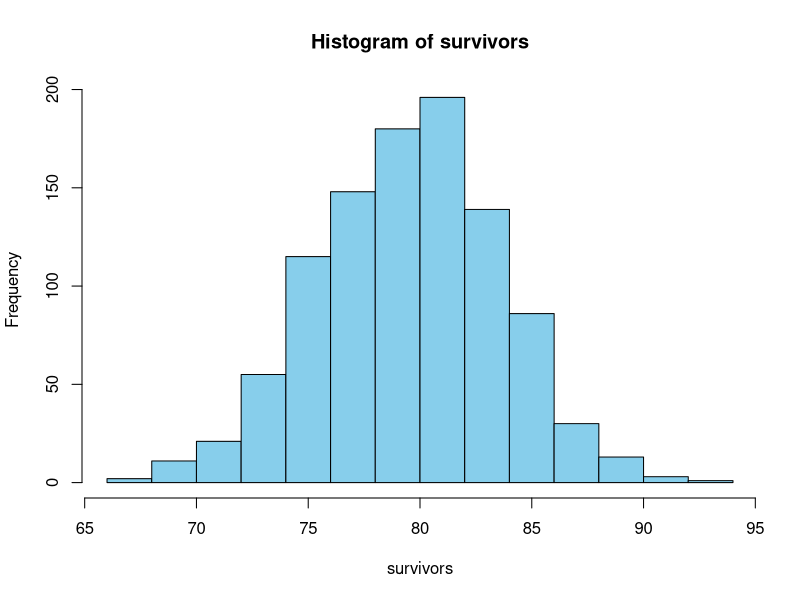
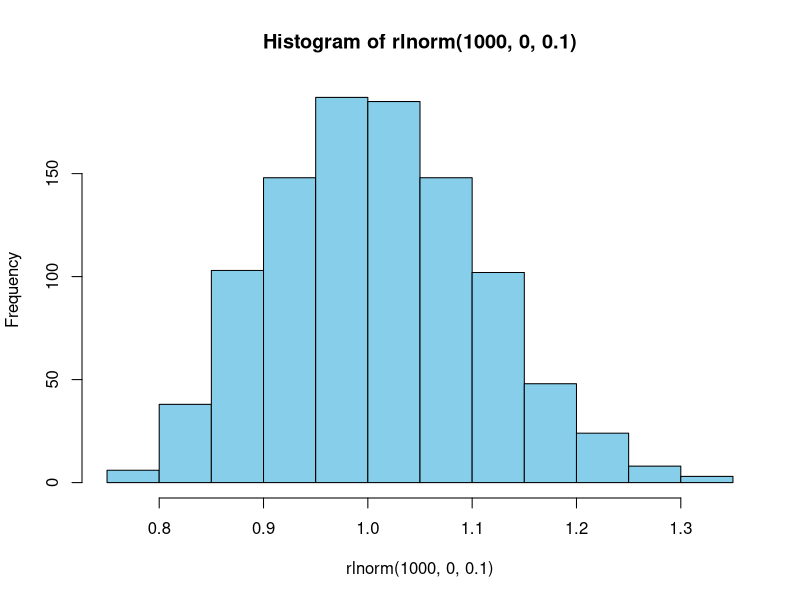
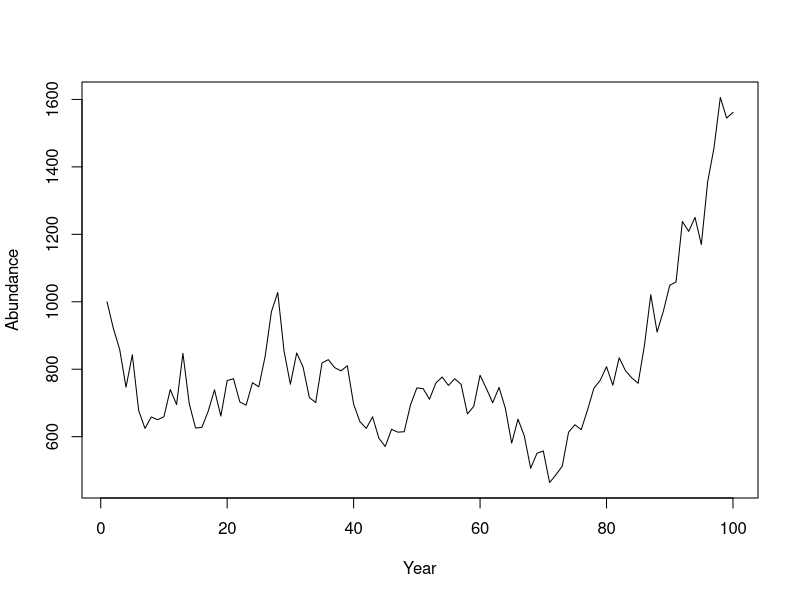
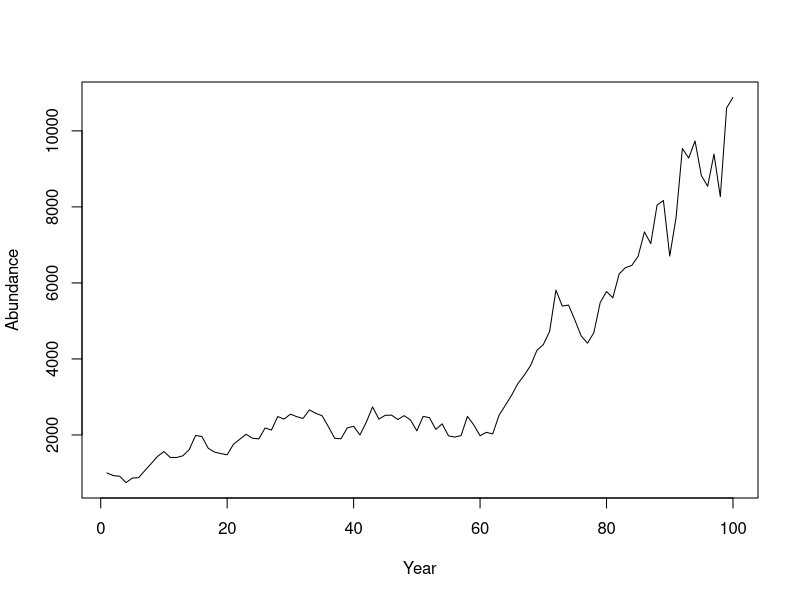
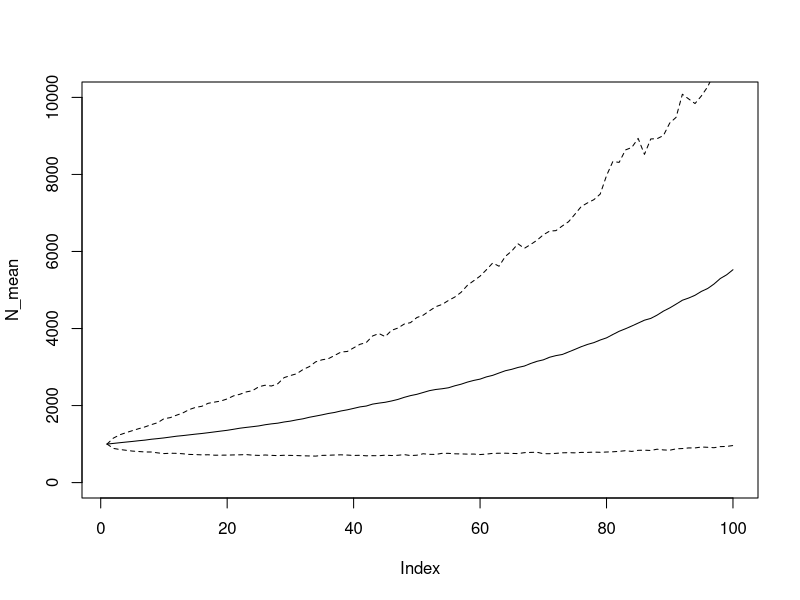
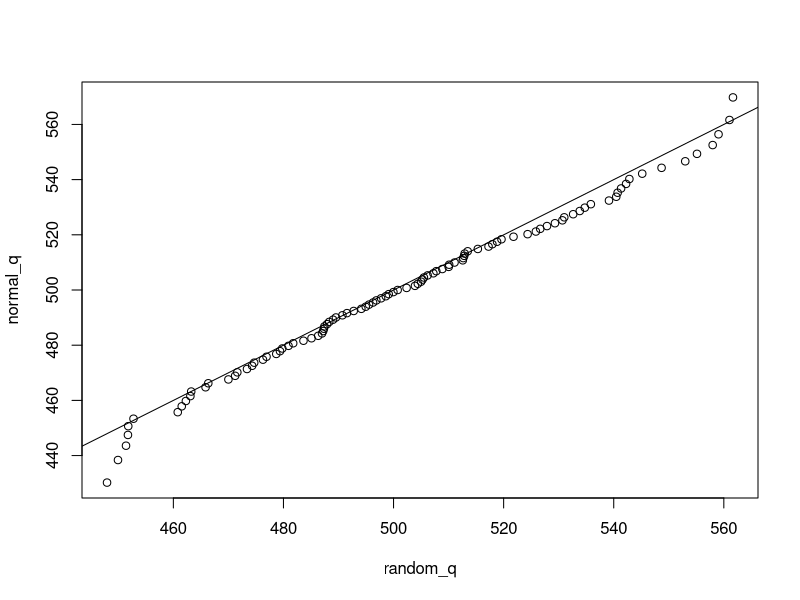
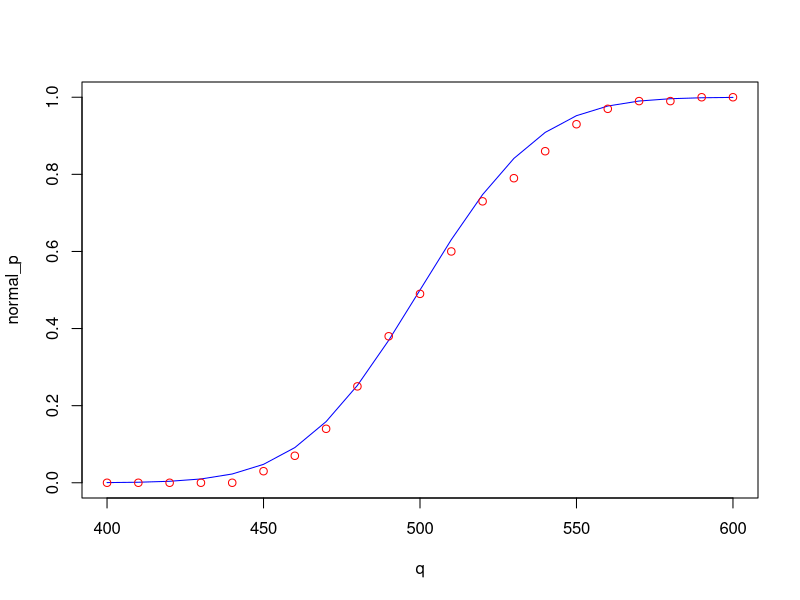

Write the R code that produced these figures, in order. (Note: this script raises an error after producing the figures.)
## ---- chunk 1
rm(list = ls(all = T))
knitr::opts_chunk$set(fig.align = "center")
## ---- chunk 2
rbinom(n = 1, size = 100, prob = 0.8)
## ---- chunk 3
survivors = rbinom(1000, 100, 0.8)
hist(survivors, col = "skyblue")
## ---- chunk 4
hist(rlnorm(1000, 0, 0.1), col = "skyblue")
## ---- chunk 5
sample(x = 1:10, size = 5)
## ---- chunk 6
sample(x = c("a", "b", "c"), size = 10, replace = T)
## ---- chunk 7
sample(x = c("live", "die"), size = 10, replace = T,
       prob = c(0.8, 0.2))
## ---- chunk 8
set.seed(1234)
rnorm(1)
## ---- chunk 9
x = rnorm(30, 500, 30)
## ---- chunk 10
means = replicate(n = 1000, expr = {
  x_i = sample(x, length(x), replace = T)
  mean(x_i)
})
## ---- chunk 11
se = function(x) sd(x)/sqrt(length(x))
mean(means); mean(x)
sd(means); se(x)
## ---- chunk 12
for (i in 1:5) {
  print(i^2)
}
## ---- chunk 13
for (i in 1:5) {
  i^2
}
## ---- chunk 14
results = numeric(5)
## ---- chunk 15
for (i in 1:5) {
  results[i]=i^2
}
results
## ---- chunk 16
nt = 100        # number of years
N = NULL       # container for abundance
N[1] = 1000    # first end-of-year abundance

for (t in 2:nt) {
  # N this year is N last year * growth *
    # randomness * fraction that survive harvest
  N[t] = (N[t-1] * 1.1 * rlnorm(1, 0, 0.1)) * (1 - 0.08)
}

# plot
plot(N, type = "l", pch = 15, xlab = "Year", ylab = "Abundance")
## ---- chunk 17
pop_sim = function(nt, grow, sd_grow, U, plot = F) {
  N = NULL 
  N[1] = 1000

  for (t in 2:nt) {
    N[t] = (N[t-1] * grow * rlnorm(1, 0, sd_grow)) * (1 - U)
  }
  
  if (plot) {
    plot(N, type = "l", pch = 15, xlab = "Year", ylab = "Abundance")
  }
  
  N
}
## ---- chunk 18
pop_sim(100, 1.1, 0.1, 0.08, T)
## ---- chunk 19
out = replicate(n = 1000, expr = pop_sim(100, 1.1, 0.1, 0.08, F))
## ---- chunk 20
N_mean = apply(out, 1, mean)
N_mean[1:10]
## ---- chunk 21
N_quants = apply(out, 1, function(x) quantile(x, c(0.1, 0.9)))

plot(N_mean, type = "l", ylim = c(0, 10000))
lines(N_quants[1,], lty = 2)
lines(N_quants[2,], lty = 2)
## ---- chunk 22
out10 = ifelse(out[10,] < 1000, "less10", "greater10")
table(out10)
## ---- chunk 23
out20 = ifelse(out[20,] < 1100, "less20", "greater20")
table(out20)
## ---- chunk 24
table(out10, out20)
## ---- chunk 25
round(table(out10, out20)/1000, 2)
## ---- chunk 26
mu = 500; sig = 30
## ---- chunk 27
random = rnorm(100, mu, sig)
## ---- chunk 28
p = seq(0.01, 0.99, 0.01)

random_q = quantile(random, p)
normal_q = qnorm(p, mu, sig)

plot(normal_q ~ random_q); abline(c(0,1))
## ---- chunk 29
q = seq(400, 600, 10)

random_cdf = ecdf(random)
random_p = random_cdf(q)
normal_p = pnorm(q, mu, sig)

plot(normal_p ~ q, type = "l", col = "blue")
points(random_p ~ q, col = "red")
## ---- chunk 30
sim_fit = function(n, p_old = 0.10, p_new = 0.25) {
  
  ### step 1: create the data ###
  # generate random response data
  dead_old = rbinom(n, size = 1, prob = p_old)
  dead_new = rbinom(n, size = 1, prob = p_new)
  
  # create the predictor variable
  method = rep(c("old", "new"), each = n)
  
  # create a data.frame to pass to glm
  df = data.frame(dead = c(dead_old, dead_new), method = method)
  
  # relevel so old is the reference
  df$method = relevel(df$method, ref = "old")
  
  ### step 2: fit the model ###
  fit = glm(dead ~ method, data = df, family = binomial)
  
  ### step 3: determine if a sig. p-value was found ###
  # extract the p-value
  pval = summary(fit)$coef[2,4]
  
  # determine if it was found to be significant
  pval < 0.05
}
## ---- chunk 31
I = 10  # the number of replicates at each sample size

n_try = seq(10, 50, 10)  # the test sample sizes
N = length(n_try)      # count them

# container: 
out = matrix(NA, I, N) # matrix with I rows and N columns

for (n in 1:N) {
  for (i in 1:I) {
    out[i,n] = sim_fit(n = n_try[n])
  }
}
## ---- chunk 32
plot(apply(out, 2, mean) ~ n_try, type = "l",
     xlab = "Tagged Fish per Treatment",
     ylab = "Probability of Finding Effect (Power)")
## ---- chunk 33
sim_fit = function(n, p_old = 0.10, p_new = 0.25) {
  
  # create the data
  dead_old = rbinom(n, size = 1, prob = p_old)
  dead_new = rbinom(n, size = 1, prob = p_new)
  
  # create the predictor variable
  method = rep(c("old", "new"), each = n)
  
  # create a data.frame to pass to glm
  df = data.frame(dead = c(dead_old, dead_new), method = method)
  
  # relevel so old is the reference
  df$method = relevel(df$method, ref = "old")
  
  # fit the model
  fit = glm(dead ~ method, data = df, family = binomial)
  
    ### step 3: determine if a sig. p-value was found ###
  # extract the p-value
  pval = summary(fit)$coef[2,4]
  
  # determine if it was found to be significant
  sig_pval = pval < 0.05
  
  # obtain the estimated mortality rate for the new method
  p_new_est = predict(fit, data.frame(method = c("new")),
                      type = "response")
  
  # determine if it is +/- 5% from the true value
  prc_est = p_new_est >= (p_new - 0.05) & p_new_est <= (p_new + 0.05)
  
  # return a vector with these two elements
  c(sig_pval = sig_pval, prc_est = unname(prc_est))
}

# run the analysis
I = 10  # the number of replicates at each sample size

n_try = seq(10, 50, 10)  # the test sample sizes
N = length(n_try)      # count them

# containers: 
out_sig = matrix(NA, I, N) # matrix with I rows and N columns
out_prc = matrix(NA, I, N) # matrix with I rows and N columns

for (n in 1:N) {
  for (i in 1:I) {
    tmp = sim_fit(n = n_try[n])     # run sim
    out_sig[i,n] = tmp["sig_pval"]  # extract and store significance metric
    out_prc[i,n] = tmp["prc_est"]   # extract and store precision metric
  }
}

par(mfrow = c(1,2))
plot(apply(out_sig, 2, mean) ~ n_try, type = "l",
     xlab = "Tagged Fish per Treatment",
     ylab = "Probability of Finding Effect (Power)")
plot(apply(out_prc, 2, mean) ~ n_try, type = "l",
     xlab = "Tagged Fish per Treatment",
     ylab = "Probability of A Precise Estimate")
